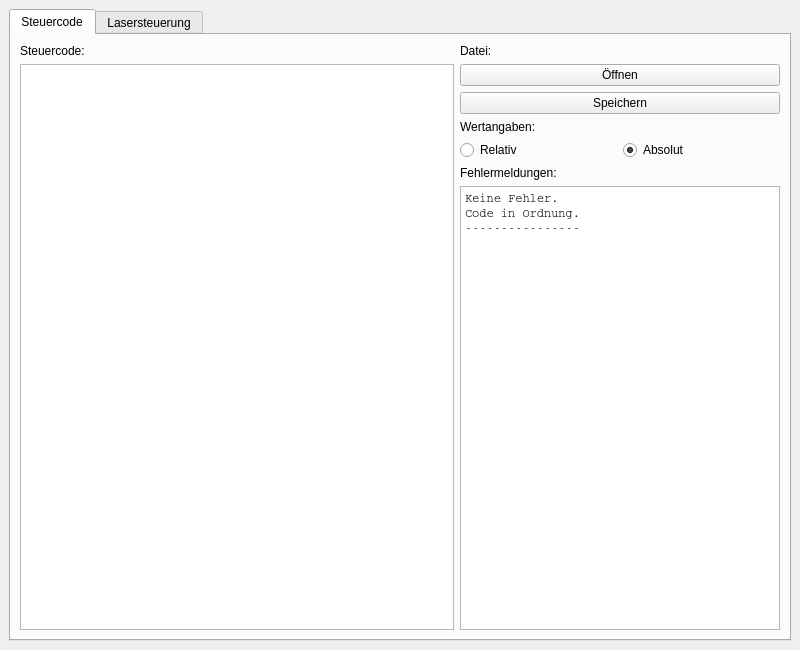
<?xml version="1.0" encoding="UTF-8"?>
<ui version="4.0">
 <class>MainWindow</class>
 <widget class="QMainWindow" name="MainWindow">
  <property name="geometry">
   <rect>
    <x>0</x>
    <y>0</y>
    <width>800</width>
    <height>650</height>
   </rect>
  </property>
  <property name="sizePolicy">
   <sizepolicy hsizetype="Preferred" vsizetype="Preferred">
    <horstretch>0</horstretch>
    <verstretch>0</verstretch>
   </sizepolicy>
  </property>
  <property name="minimumSize">
   <size>
    <width>800</width>
    <height>650</height>
   </size>
  </property>
  <property name="windowTitle">
   <string>Lasercutter</string>
  </property>
  <property name="documentMode">
   <bool>false</bool>
  </property>
  <widget class="QWidget" name="centralwidget">
   <layout class="QVBoxLayout" name="verticalLayout_2">
    <item>
     <widget class="QTabWidget" name="tabWidget">
      <property name="sizePolicy">
       <sizepolicy hsizetype="Expanding" vsizetype="Expanding">
        <horstretch>0</horstretch>
        <verstretch>0</verstretch>
       </sizepolicy>
      </property>
      <property name="currentIndex">
       <number>0</number>
      </property>
      <widget class="QWidget" name="codeTab">
       <attribute name="title">
        <string>Steuercode</string>
       </attribute>
       <layout class="QGridLayout" name="gridLayout_3">
        <item row="1" column="2" colspan="2">
         <widget class="QPushButton" name="openButton">
          <property name="maximumSize">
           <size>
            <width>320</width>
            <height>16777215</height>
           </size>
          </property>
          <property name="text">
           <string>Öffnen</string>
          </property>
         </widget>
        </item>
        <item row="0" column="0">
         <widget class="QLabel" name="label1">
          <property name="text">
           <string>Steuercode:</string>
          </property>
         </widget>
        </item>
        <item row="0" column="2" colspan="2">
         <widget class="QLabel" name="label2">
          <property name="maximumSize">
           <size>
            <width>320</width>
            <height>16777215</height>
           </size>
          </property>
          <property name="text">
           <string>Datei:</string>
          </property>
         </widget>
        </item>
        <item row="2" column="2" colspan="2">
         <widget class="QPushButton" name="saveButton">
          <property name="sizePolicy">
           <sizepolicy hsizetype="Minimum" vsizetype="Fixed">
            <horstretch>0</horstretch>
            <verstretch>0</verstretch>
           </sizepolicy>
          </property>
          <property name="maximumSize">
           <size>
            <width>320</width>
            <height>16777215</height>
           </size>
          </property>
          <property name="text">
           <string>Speichern</string>
          </property>
         </widget>
        </item>
        <item row="3" column="2" colspan="2">
         <widget class="QLabel" name="label3">
          <property name="maximumSize">
           <size>
            <width>320</width>
            <height>16777215</height>
           </size>
          </property>
          <property name="text">
           <string>Wertangaben:</string>
          </property>
         </widget>
        </item>
        <item row="4" column="2">
         <widget class="QRadioButton" name="relativeRadioButton">
          <property name="maximumSize">
           <size>
            <width>155</width>
            <height>16777215</height>
           </size>
          </property>
          <property name="text">
           <string>Relativ</string>
          </property>
          <property name="checked">
           <bool>false</bool>
          </property>
         </widget>
        </item>
        <item row="4" column="3">
         <widget class="QRadioButton" name="absoluteRadioButton">
          <property name="maximumSize">
           <size>
            <width>155</width>
            <height>16777215</height>
           </size>
          </property>
          <property name="text">
           <string>Absolut</string>
          </property>
          <property name="checked">
           <bool>true</bool>
          </property>
         </widget>
        </item>
        <item row="5" column="2" colspan="2">
         <widget class="QLabel" name="label4">
          <property name="maximumSize">
           <size>
            <width>320</width>
            <height>16777215</height>
           </size>
          </property>
          <property name="text">
           <string>Fehlermeldungen:</string>
          </property>
         </widget>
        </item>
        <item row="6" column="2" colspan="2">
         <widget class="QPlainTextEdit" name="codeLog">
          <property name="sizePolicy">
           <sizepolicy hsizetype="Expanding" vsizetype="Expanding">
            <horstretch>0</horstretch>
            <verstretch>0</verstretch>
           </sizepolicy>
          </property>
          <property name="minimumSize">
           <size>
            <width>320</width>
            <height>0</height>
           </size>
          </property>
          <property name="maximumSize">
           <size>
            <width>320</width>
            <height>16777215</height>
           </size>
          </property>
          <property name="font">
           <font>
            <family>Courier</family>
           </font>
          </property>
          <property name="readOnly">
           <bool>true</bool>
          </property>
          <property name="plainText">
           <string>Keine Fehler.
Code in Ordnung.
----------------
</string>
          </property>
         </widget>
        </item>
        <item row="1" column="0" rowspan="6" colspan="2">
         <widget class="QTextEdit" name="codeEdit">
          <property name="sizePolicy">
           <sizepolicy hsizetype="Expanding" vsizetype="Expanding">
            <horstretch>0</horstretch>
            <verstretch>0</verstretch>
           </sizepolicy>
          </property>
          <property name="font">
           <font>
            <family>Courier</family>
            <pointsize>14</pointsize>
           </font>
          </property>
          <property name="lineWrapMode">
           <enum>QTextEdit::WidgetWidth</enum>
          </property>
         </widget>
        </item>
       </layout>
      </widget>
      <widget class="QWidget" name="simTab">
       <attribute name="title">
        <string>Lasersteuerung</string>
       </attribute>
       <layout class="QGridLayout" name="gridLayout">
        <item row="4" column="1" colspan="2">
         <widget class="QGroupBox" name="autoGroupBox">
          <property name="sizePolicy">
           <sizepolicy hsizetype="Fixed" vsizetype="Preferred">
            <horstretch>0</horstretch>
            <verstretch>0</verstretch>
           </sizepolicy>
          </property>
          <property name="minimumSize">
           <size>
            <width>240</width>
            <height>0</height>
           </size>
          </property>
          <property name="title">
           <string>Automatik</string>
          </property>
          <layout class="QGridLayout" name="gridLayout_4">
           <item row="4" column="0" colspan="2">
            <widget class="QPushButton" name="runCodeButton">
             <property name="sizePolicy">
              <sizepolicy hsizetype="Minimum" vsizetype="Fixed">
               <horstretch>0</horstretch>
               <verstretch>0</verstretch>
              </sizepolicy>
             </property>
             <property name="minimumSize">
              <size>
               <width>200</width>
               <height>0</height>
              </size>
             </property>
             <property name="text">
              <string>Steuercode fahren</string>
             </property>
            </widget>
           </item>
           <item row="2" column="1">
            <widget class="QLabel" name="cmdCountLabel">
             <property name="text">
              <string>19</string>
             </property>
             <property name="alignment">
              <set>Qt::AlignRight|Qt::AlignTrailing|Qt::AlignVCenter</set>
             </property>
            </widget>
           </item>
           <item row="3" column="1">
            <widget class="QLabel" name="codeSizeLabel">
             <property name="text">
              <string>300 x 500</string>
             </property>
             <property name="alignment">
              <set>Qt::AlignRight|Qt::AlignTrailing|Qt::AlignVCenter</set>
             </property>
            </widget>
           </item>
           <item row="3" column="0">
            <widget class="QLabel" name="label5">
             <property name="font">
              <font>
               <weight>75</weight>
               <bold>true</bold>
              </font>
             </property>
             <property name="text">
              <string>Größe:</string>
             </property>
            </widget>
           </item>
           <item row="2" column="0">
            <widget class="QLabel" name="label6">
             <property name="font">
              <font>
               <weight>75</weight>
               <bold>true</bold>
              </font>
             </property>
             <property name="text">
              <string>Anzahl Befehle:</string>
             </property>
            </widget>
           </item>
           <item row="1" column="0">
            <widget class="QLabel" name="codeLogLabel">
             <property name="font">
              <font>
               <weight>75</weight>
               <bold>true</bold>
              </font>
             </property>
             <property name="text">
              <string>Steuercode OK!</string>
             </property>
            </widget>
           </item>
          </layout>
         </widget>
        </item>
        <item row="3" column="1" colspan="2">
         <widget class="QGroupBox" name="statusGroupBox">
          <property name="sizePolicy">
           <sizepolicy hsizetype="Fixed" vsizetype="Preferred">
            <horstretch>0</horstretch>
            <verstretch>0</verstretch>
           </sizepolicy>
          </property>
          <property name="minimumSize">
           <size>
            <width>240</width>
            <height>0</height>
           </size>
          </property>
          <property name="title">
           <string>Status</string>
          </property>
          <layout class="QGridLayout" name="gridLayout_5">
           <item row="5" column="0">
            <widget class="QLabel" name="commandLineLabel">
             <property name="text">
              <string>Line 7:</string>
             </property>
            </widget>
           </item>
           <item row="4" column="0">
            <widget class="QLabel" name="label9">
             <property name="font">
              <font>
               <weight>75</weight>
               <bold>true</bold>
              </font>
             </property>
             <property name="text">
              <string>Aktueller Befehl:</string>
             </property>
            </widget>
           </item>
           <item row="2" column="0">
            <widget class="QLabel" name="label8">
             <property name="font">
              <font>
               <weight>75</weight>
               <bold>true</bold>
              </font>
             </property>
             <property name="text">
              <string>Laserposition:</string>
             </property>
            </widget>
           </item>
           <item row="1" column="1">
            <widget class="QLabel" name="laserMoveStateLabel">
             <property name="sizePolicy">
              <sizepolicy hsizetype="Expanding" vsizetype="Preferred">
               <horstretch>0</horstretch>
               <verstretch>0</verstretch>
              </sizepolicy>
             </property>
             <property name="text">
              <string>Stand</string>
             </property>
             <property name="alignment">
              <set>Qt::AlignRight|Qt::AlignTrailing|Qt::AlignVCenter</set>
             </property>
            </widget>
           </item>
           <item row="0" column="0">
            <widget class="QLabel" name="label7">
             <property name="font">
              <font>
               <weight>75</weight>
               <bold>true</bold>
              </font>
             </property>
             <property name="text">
              <string>Laserstatus:</string>
             </property>
            </widget>
           </item>
           <item row="5" column="1">
            <widget class="QLabel" name="commandLabel">
             <property name="text">
              <string>MOVE 150, 100</string>
             </property>
             <property name="alignment">
              <set>Qt::AlignRight|Qt::AlignTrailing|Qt::AlignVCenter</set>
             </property>
            </widget>
           </item>
           <item row="3" column="1">
            <widget class="QLabel" name="laserPosYLabel">
             <property name="text">
              <string>500</string>
             </property>
             <property name="alignment">
              <set>Qt::AlignRight|Qt::AlignTrailing|Qt::AlignVCenter</set>
             </property>
            </widget>
           </item>
           <item row="3" column="0">
            <widget class="QLabel" name="laserPosXLabel">
             <property name="text">
              <string>300</string>
             </property>
             <property name="alignment">
              <set>Qt::AlignRight|Qt::AlignTrailing|Qt::AlignVCenter</set>
             </property>
            </widget>
           </item>
           <item row="1" column="0">
            <widget class="QLabel" name="laserOnStateLabel">
             <property name="sizePolicy">
              <sizepolicy hsizetype="Expanding" vsizetype="Preferred">
               <horstretch>0</horstretch>
               <verstretch>0</verstretch>
              </sizepolicy>
             </property>
             <property name="text">
              <string>Aus</string>
             </property>
             <property name="alignment">
              <set>Qt::AlignRight|Qt::AlignTrailing|Qt::AlignVCenter</set>
             </property>
            </widget>
           </item>
          </layout>
         </widget>
        </item>
        <item row="6" column="2">
         <spacer name="verticalSpacer">
          <property name="orientation">
           <enum>Qt::Vertical</enum>
          </property>
          <property name="sizeHint" stdset="0">
           <size>
            <width>23</width>
            <height>0</height>
           </size>
          </property>
         </spacer>
        </item>
        <item row="5" column="1" colspan="2">
         <widget class="QGroupBox" name="manualGroupBox">
          <property name="sizePolicy">
           <sizepolicy hsizetype="Fixed" vsizetype="Preferred">
            <horstretch>0</horstretch>
            <verstretch>0</verstretch>
           </sizepolicy>
          </property>
          <property name="minimumSize">
           <size>
            <width>240</width>
            <height>0</height>
           </size>
          </property>
          <property name="title">
           <string>Manuell</string>
          </property>
          <layout class="QVBoxLayout" name="verticalLayout">
           <item>
            <widget class="QLineEdit" name="manualPositionYInput">
             <property name="sizePolicy">
              <sizepolicy hsizetype="Expanding" vsizetype="Fixed">
               <horstretch>0</horstretch>
               <verstretch>0</verstretch>
              </sizepolicy>
             </property>
             <property name="minimumSize">
              <size>
               <width>160</width>
               <height>0</height>
              </size>
             </property>
             <property name="inputMask">
              <string>9999; </string>
             </property>
             <property name="text">
              <string>100</string>
             </property>
             <property name="placeholderText">
              <string>Y Koordinate</string>
             </property>
            </widget>
           </item>
           <item>
            <widget class="QLineEdit" name="manualPositionXInput">
             <property name="sizePolicy">
              <sizepolicy hsizetype="Expanding" vsizetype="Fixed">
               <horstretch>0</horstretch>
               <verstretch>0</verstretch>
              </sizepolicy>
             </property>
             <property name="minimumSize">
              <size>
               <width>160</width>
               <height>0</height>
              </size>
             </property>
             <property name="inputMask">
              <string>9999; </string>
             </property>
             <property name="text">
              <string>100</string>
             </property>
             <property name="cursorPosition">
              <number>4</number>
             </property>
             <property name="placeholderText">
              <string>X Koordinate</string>
             </property>
            </widget>
           </item>
           <item>
            <widget class="QPushButton" name="manualLaserMoveButton">
             <property name="text">
              <string>Manuell fahren</string>
             </property>
            </widget>
           </item>
           <item>
            <widget class="QPushButton" name="manualLaserStateButton">
             <property name="text">
              <string>Laser an/aus</string>
             </property>
            </widget>
           </item>
          </layout>
         </widget>
        </item>
        <item row="2" column="0" rowspan="5">
         <widget class="QGraphicsView" name="simGView"/>
        </item>
       </layout>
      </widget>
     </widget>
    </item>
   </layout>
  </widget>
 </widget>
 <tabstops>
  <tabstop>openButton</tabstop>
  <tabstop>saveButton</tabstop>
  <tabstop>relativeRadioButton</tabstop>
  <tabstop>absoluteRadioButton</tabstop>
  <tabstop>codeLog</tabstop>
 </tabstops>
 <resources/>
 <connections/>
</ui>
